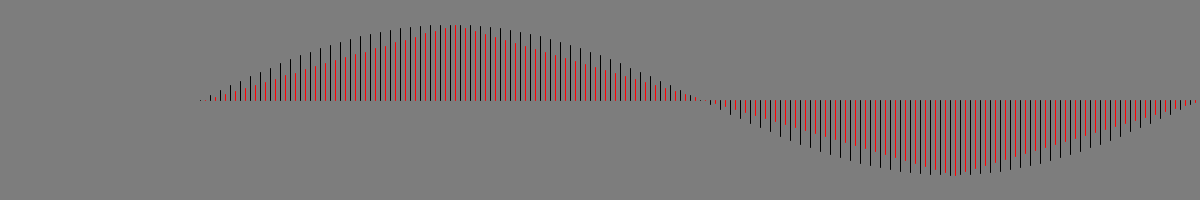
Frame 1 (no input)
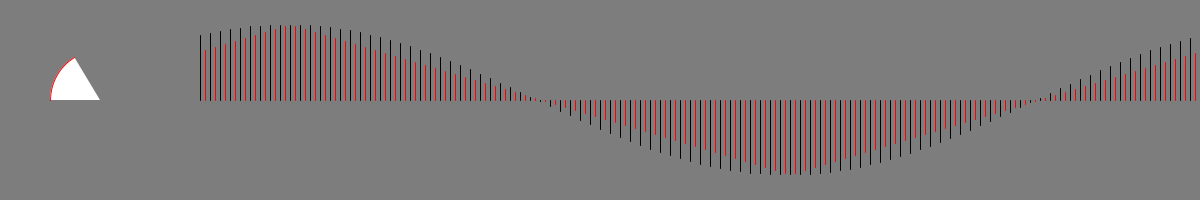
Frame 60 (the mouse pressed at the canvas centre just before this capture)
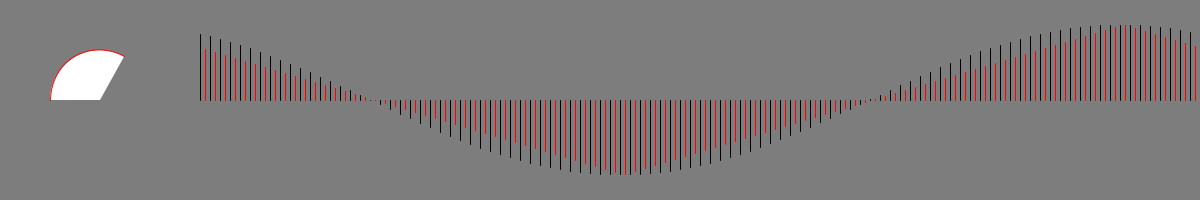
Frame 120 (the mouse held since frame 60 and released just before this capture)

The Processing sketch that drew these frames (run headless with seeded random() and noise(); from frame 60 on, the mouse is pressed at the canvas centre):

// Processing sketch: Trigonometrie
// ── Trigonometrie.pde
/*
  
  Processing Tutorial
  Sketch Nr. 25
  Thema : Trigonometrie
  
  Sketch Inhalte :
  
  sin(winkel); - Berechnet den Sinus eines Winkels
    ~ winkel : Winkel im Bogenmass
  
  cos(winkel); - Berechnet den Cosinus eines Winkels
    ~ winkel : Winkel im Bogenmass
  
  tan(winkel); - Berechnet den Tangens eines Winkels
    ~ winkel : Winkel im Bogenmass
  
  asin(sinus); - Umkehrfunktion zum Sinus, berechnet den Winkel im Bogenmass
    ~ sinus : Sinuswert zum ermitteln des Winkels
  
  acos(cosinus); - Umkehrfunktion zum Cosinus, berechnet den Winkel im Bogenmass
    ~ cosinus : Cosinuswert zum ermitteln des Winkels
  
  atan(tangens); - Umkehrfunktion zum Tangens, berechnet den Winkel im Bogenmass
    ~ tangens : tangenswert zum ermitteln des Winkels
  
  degrees(radiant); - Konvertiert einen Bogenmasswert in einen Gradwert
    ~ radiant : Bogenmasswert der Konvertiert werden soll
  
  radians(degree); - Konvertiert einen Gradwert in einen Bogenmasswert
    ~ degree : Gradwert der Konvertiert werden soll

  atan2(x,y); - Berechnet den Winkel (im Bogenmass) vom angegebenden Punkt zum Koordinatenursprung gemessen von der positiven y-Achse
      Wertebereich : -PI - PI
    ~ x/y : Punkt, zu dem der Winkel gemessen wird
  
*/

int mode;
float start, winkel, winkelBase, inc, xBase, arcBase;

void setup()
{
  // SETUP START
  size(1200,200);
  start = 0;
  winkel = 0;
  winkelBase = 0;
  xBase = 200;
  arcBase = 5;
  inc = TWO_PI/100.0;
  mode = 0;
  
  println(radians(90));
  println(radians(220));
  println(radians(-30));
  println(radians(180));
  println();
  println(degrees(PI/2));
  println(degrees(PI));
  println(degrees(PI*2));
  println(degrees(5.125));
  // SETUP ENDE
}

void draw()
{
  // NICHT TEIL DES TUTORIALS
  background(125);
  // DRAW START
  
  //println(degrees(atan2(mouseX,mouseY)));
  
  if(mode == 0)
  {
    
    start = radians(180);
    arc(100,100,100,100,start,winkel+start);
    
    for(int i = 0; i < 1000; i+=10)
    {
      stroke(0);
      line(i+xBase,100,i+xBase,map(sin(winkel),-1,1,175,25));
      stroke(255,0,0);
      line(i+xBase+arcBase,100,i+xBase+arcBase,map(asin(sin(winkel)),-PI/2,PI/2,175,25));
      winkel+=inc;
    }
 
    winkelBase += radians(1);
  
    if(winkelBase >= radians(360))
    {
      winkelBase = 0;
    }
  
    winkel = winkelBase;
        
  } else if (mode == 1)
  {
    
    start = radians(270);
    arc(100,100,100,100,start,winkel+start);
    
    for(int i = 0; i < 1000; i+=10)
    {
      stroke(0);
      line(i+xBase,100,i+xBase,map(cos(winkel),-1,1,175,25));
      stroke(255,0,0);
      line(i+xBase+arcBase,100,i+xBase+arcBase,map(acos(cos(winkel)),0,PI,175,25));
      
      winkel+=inc;
    }
 
    winkelBase += radians(1);
  
    if(winkelBase >= radians(360))
    {
      winkelBase = 0;
    }
  
    winkel = winkelBase;
    
  } else if (mode == 2)
  {
    
    start = radians(0);
    arc(100,100,100,100,start,winkel+start);
    
    for(int i = 0; i < 1000; i+=10)
    {
      stroke(0);
      line(i+xBase,100,i+xBase,map(tan(winkel),-1,1,90,110));
      stroke(255,0,0); 
      line(i+xBase+arcBase,100,i+xBase+arcBase,map(atan(tan(winkel)),-PI/2,PI/2,175,25));
      
      winkel+=inc;
    }
 
    winkelBase += radians(1);
  
    if(winkelBase >= radians(360))
    {
      winkelBase = 0;
    }
  
    winkel = winkelBase;    
    
  }
   
  // DRAW ENDE
  // NICHT TEIL DES TUTORIALS
  //line(0, mouseY, width, mouseY);
  //line(mouseX, 0, mouseX, height);
  //println(mouseX + " | " + mouseY);
}

void keyPressed()
{
  if(key == 's'){
    mode = 0;
  } else if(key == 'c')
  {
    mode = 1;
  } else if(key == 't')
  {
    mode = 2;
  } else if(key == 'q'){
    noLoop();
  } else if(key == 'w'){
    loop();
  }
}
